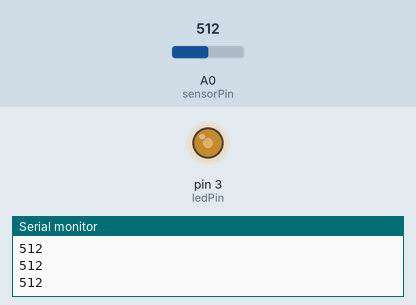
A sketch run on a simulated Arduino Uno, built with avr-gcc and run on an emulated ATmega328P. Shown: output pins drawn as LEDs (lit = HIGH), the last lines printed to the serial monitor. The test bench sets the inputs (shaded band); at power-on: A0 (sensorPin) = 512.

Above: at 1.2 s.
1.3 s: A0 (sensorPin) set to 306
At 2.5 s:
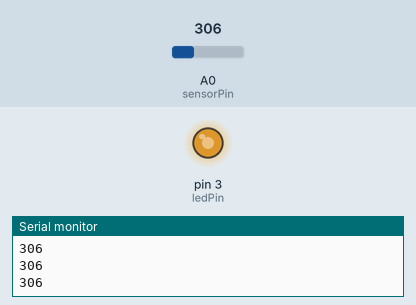
2.8 s: A0 (sensorPin) set to 122
At 3.8 s:
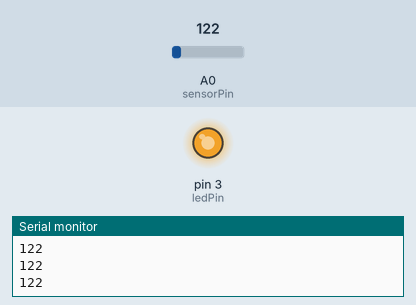
4.3 s: A0 (sensorPin) set to 900
At 4.9 s:
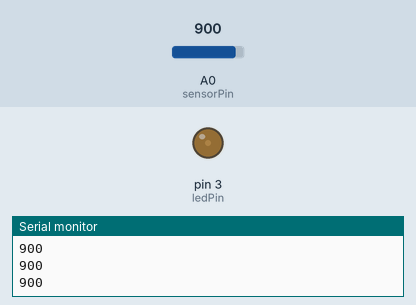
5.8 s: A0 (sensorPin) set to 1023
At 6.2 s:
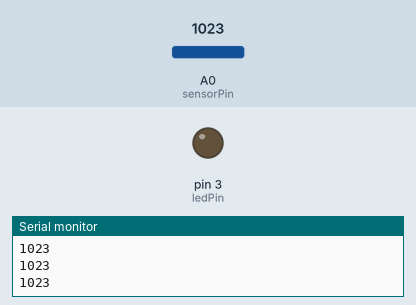
7.3 s: A0 (sensorPin) set to 511
At 8.4 s:
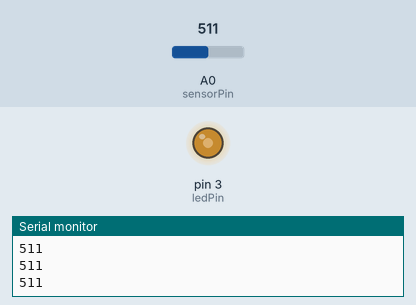
Timing chart, 0 to 9.8 s (numbered marks = the images above; inputs shaded):
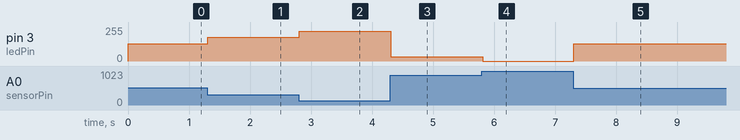

The sketch:

_04_AnalogRead.ino
```cpp
/*
  Analog In, LED and Serial Out

  Behavior:
  Reads an analog input on indicated pin, prints the result to the serial
  monitor.

  Circuit:
  * Pin 3: LED, anode to microcontroller, 330 Ohm resistor from
    cathode to ground
  * Pin A0: Attach one lead of a photocell to 5V and another to a 10k Ohm
    resistor that is connected to ground. Connect the Arduino sensor pin to
    the photocell lead that is also attached to the 10k Ohm resistor.

                     photocell
   _________     ____(/\/\/\)--|5V+
  |	    |    |
  | Arduino |    |
  |    	  A0|-----
  |  	    |    |   10k Ohm
  |  	    |    |---/\/\/\-----|l> GND
  |  	    |
  |    	    |    LED     330 Ohm
  |  	PIN3|----(>|)----/\/\/\----|l> GND
  |  	    |
  |_________|

 Based on Example Code included w/ Arduino 1.0.5.
 Adaoted by Carlyn Maw 2013

 */

//////////////////////////////////////////////////////////////////////
///////////// USER DEFINED CONSTANTS & STARTING VALUES ///////////////

//where the led is
const int ledPin = 3;

//where the sensor is, and its typical range
const int sensorPin = A0;
const int sensorMax = 1023; //(controls resting brightness)
const int sensorMin = 0;    //(controls active brightness)

//////////////////////////////////////////////////////////////////////
///////////////////////// INTERNAL VARIABLES /////////////////////////
int sensorValue = 0;
int ledBrightness = 0;

// the setup routine runs once when you press reset
void setup() {
  // initialize serial communication at 9600 bits per second:
  Serial.begin(9600);
}

// the loop() method runs over and over again,
// as long as the Arduino has power
void loop() {
  // read the analog input and store the value in sensorValue
  sensorValue = analogRead(sensorPin);
  //make sure sensorValue never goes out of bounds
  sensorValue = constrain(sensorValue,sensorMin, sensorMax);
  // print out the value you read
  Serial.println(sensorValue);

  //map the sensor value to LED brightness
  ledBrightness = map(sensorValue, sensorMin, sensorMax, 0, 255);

  //flip the relationship between the brightness being read and
  //the brightness of the LED (i.e., the less light being read
  //by the sensor, the brigher the LED)
  ledBrightness = 255 - ledBrightness;

  //turn on LED at correct brightness
  analogWrite(ledPin, ledBrightness);

}
```

Measured:
- after the input at 1.3 s, pin 3 (ledPin): 128/255 → 179/255 at once
- after the input at 2.8 s, pin 3 (ledPin): 179/255 → 225/255 at once
- after the input at 4.3 s, pin 3 (ledPin): 225/255 → 31/255 at once
- after the input at 5.8 s, pin 3 (ledPin): 31/255 → 0/255 at once
- after the input at 7.3 s, pin 3 (ledPin): 0/255 → 128/255 at once
